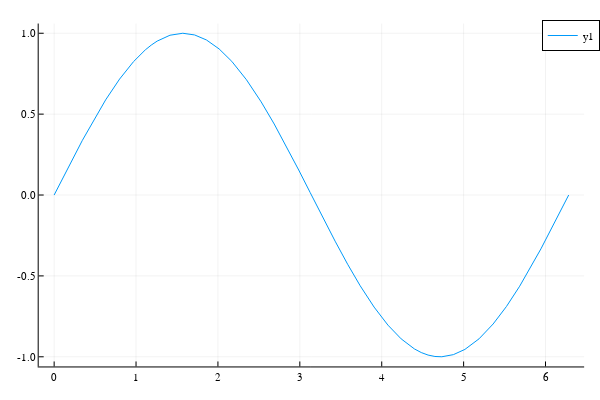

The code cell stored with this chart in its notebook:
### Code cell
plotly()
plot(sin, 0, 2pi, legend=:outertopright)

### Figure 1 — Plotly figure (JSON) as saved in the notebook; plotly's stock layout.template omitted (floating-point values rounded to 4 significant figures)
{"data": [{"colorbar": {"title": ""}, "legendgroup": "y1", "line": {"color": "rgba(0, 154, 250, 1.000)", "dash": "solid", "shape": "linear", "width": 1}, "mode": "lines", "name": "y1", "showlegend": true, "type": "scatter", "x": [0, 0.03068, 0.06136, 0.345, 0.6287, 0.7992, 0.9697, 1.042, 1.114, 1.186, 1.258, 1.415, 1.571, 1.715, 1.86, 2.015, 2.169, 2.349, 2.528, 2.687, 2.847, 2.986, 3.126, 3.278, 3.431, 3.584, 3.737, 3.907, 4.076, 4.237, 4.399, 4.482, 4.566, 4.65, 4.734, 4.875, 5.016, 5.188, 5.361, 5.523, 5.684, 5.944, 6.203, 6.243, 6.283], "xaxis": "x1", "y": [0, 0.03068, 0.06132, 0.3382, 0.5881, 0.7168, 0.8247, 0.8633, 0.8974, 0.9268, 0.9515, 0.9878, 1.0, 0.9896, 0.9585, 0.9031, 0.8262, 0.7124, 0.5759, 0.4388, 0.2907, 0.1546, 0.0155, -0.1364, -0.2852, -0.4281, -0.5611, -0.6926, -0.8043, -0.8893, -0.9512, -0.9737, -0.9893, -0.9981, -0.9998, -0.9868, -0.9543, -0.8889, -0.7972, -0.6894, -0.5636, -0.3328, -0.07977, -0.03992, -2.449e-16], "yaxis": "y1", "zmax": null, "zmin": null}], "layout": {"annotations": [], "height": 400, "legend": {"bgcolor": "rgba(255, 255, 255, 1.000)", "bordercolor": "rgba(0, 0, 0, 1.000)", "borderwidth": 1, "font": {"color": "rgba(0, 0, 0, 1.000)", "family": "sans-serif", "size": 11}, "tracegroupgap": 0, "traceorder": "normal", "x": 1.02, "xanchor": "auto", "y": 1, "yanchor": "auto"}, "margin": {"b": 20, "l": 0, "r": 0, "t": 20}, "paper_bgcolor": "rgba(255, 255, 255, 1.000)", "plot_bgcolor": "rgba(255, 255, 255, 1.000)", "showlegend": true, "width": 600, "xaxis": {"anchor": "y1", "domain": [0.06582, 0.9934], "gridcolor": "rgba(0, 0, 0, 0.100)", "gridwidth": 0.5, "linecolor": "rgba(0, 0, 0, 1.000)", "mirror": false, "range": [-0.1885, 6.472], "showgrid": true, "showline": true, "showticklabels": true, "tickangle": 0, "tickcolor": "rgb(0, 0, 0)", "tickfont": {"color": "rgba(0, 0, 0, 1.000)", "family": "sans-serif", "size": 11}, "tickmode": "array", "ticks": "inside", "ticktext": ["0", "1", "2", "3", "4", "5", "6"], "tickvals": [0, 1, 2, 3, 4, 5, 6], "title": "", "titlefont": {"color": "rgba(0, 0, 0, 1.000)", "family": "sans-serif", "size": 15}, "type": "-", "visible": true, "zeroline": false, "zerolinecolor": "rgba(0, 0, 0, 1.000)"}, "yaxis": {"anchor": "x1", "domain": [0.03762, 0.9902], "gridcolor": "rgba(0, 0, 0, 0.100)", "gridwidth": 0.5, "linecolor": "rgba(0, 0, 0, 1.000)", "mirror": false, "range": [-1.06, 1.06], "showgrid": true, "showline": true, "showticklabels": true, "tickangle": 0, "tickcolor": "rgb(0, 0, 0)", "tickfont": {"color": "rgba(0, 0, 0, 1.000)", "family": "sans-serif", "size": 11}, "tickmode": "array", "ticks": "inside", "ticktext": ["-1.0", "-0.5", "0.0", "0.5", "1.0"], "tickvals": [-1, -0.5, 0, 0.5, 1], "title": "", "titlefont": {"color": "rgba(0, 0, 0, 1.000)", "family": "sans-serif", "size": 15}, "type": "-", "visible": true, "zeroline": false, "zerolinecolor": "rgba(0, 0, 0, 1.000)"}}}
